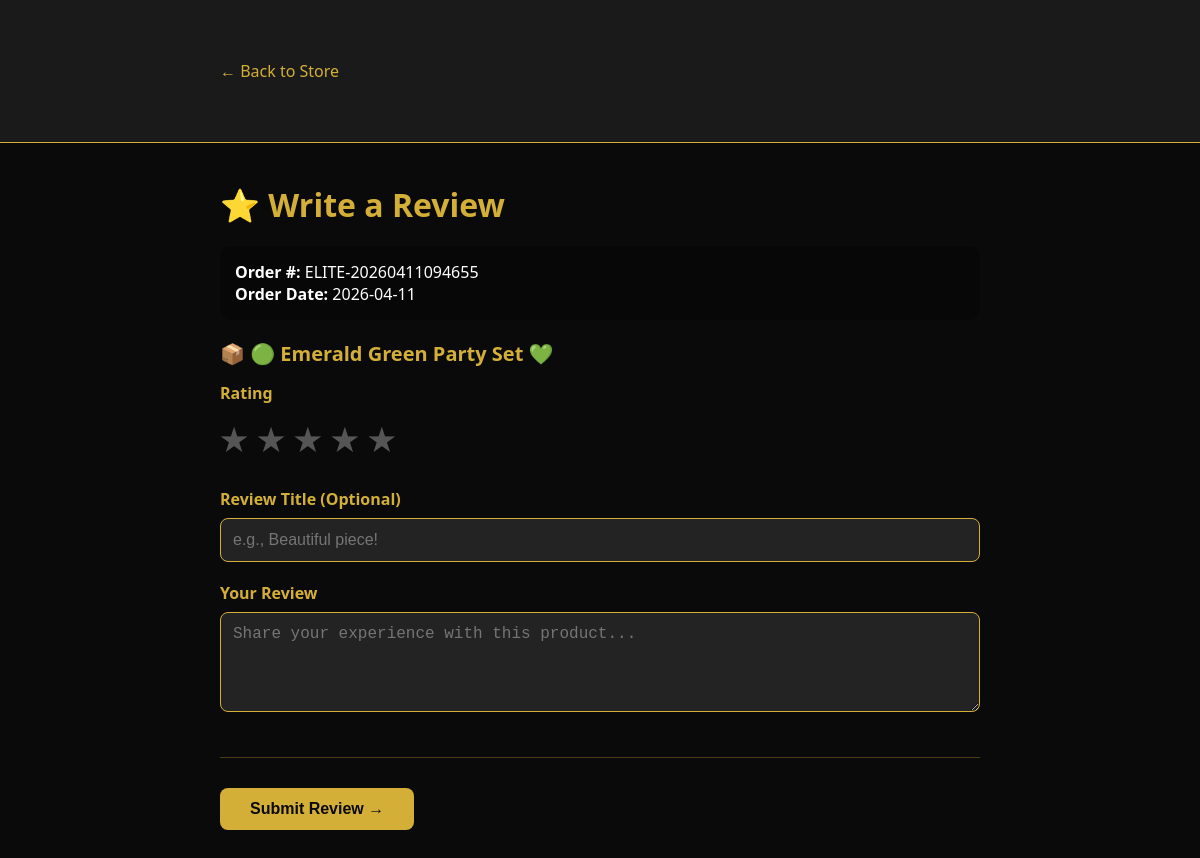
/write_review/5 (signed in), run on the app's committed database.
### tables this page shows
CREATE TABLE orders (
        id INTEGER PRIMARY KEY AUTOINCREMENT,
        order_number TEXT UNIQUE NOT NULL,
        user_id INTEGER,
        first_name TEXT NOT NULL,
        last_name TEXT NOT NULL,
        email TEXT NOT NULL,
        phone TEXT NOT NULL,
        address TEXT NOT NULL,
        landmark TEXT,
        city TEXT NOT NULL,
        postal_code TEXT,
        delivery_instructions TEXT,
        payment_method TEXT NOT NULL,
        total_amount REAL NOT NULL,
        status TEXT DEFAULT 'pending',
        payment_status TEXT DEFAULT 'pending',
        receipt_image TEXT,
        review_sent INTEGER DEFAULT 0,
        created_at TIMESTAMP DEFAULT CURRENT_TIMESTAMP, delivery_charge REAL DEFAULT 0, subtotal REAL DEFAULT 0,
        FOREIGN KEY (user_id) REFERENCES users(id));

CREATE TABLE order_items (
        id INTEGER PRIMARY KEY AUTOINCREMENT,
        order_id INTEGER NOT NULL,
        product_id INTEGER NOT NULL,
        product_name TEXT NOT NULL,
        quantity INTEGER NOT NULL,
        price REAL NOT NULL,
        FOREIGN KEY (order_id) REFERENCES orders(id),
        FOREIGN KEY (product_id) REFERENCES products(id));

### app.py (the view, shortened to what this page needs)
@app.route('/write_review/<int:order_id>', methods=['GET', 'POST'])
@user_login_required
def write_review(order_id):
    conn = get_db()
    order = conn.execute('SELECT * FROM orders WHERE id = ? AND user_id = ?',
                        (order_id, session.get('user_id'))).fetchone()
    if not order:
        flash('Order not found!', 'error')
        return redirect(url_for('my_orders'))
    order_items = conn.execute('SELECT * FROM order_items WHERE order_id = ?', (order_id,)).fetchall()
    conn.close()
    return render_template('write_review.html', order=order, order_items=order_items)

### app.py (called while the page is built)
def get_db():
    conn = sqlite3.connect('jewelry.db')
    conn.row_factory = sqlite3.Row
    return conn

def user_login_required(f):
    @wraps(f)
    def decorated_function(*args, **kwargs):
        if not session.get('user_id'):
            flash('Please login or create an account to continue!', 'error')
            return redirect(url_for('user_login'))
        return f(*args, **kwargs)
    return decorated_function

### templates/write_review.html (shortened to what this page needs)
<!DOCTYPE html>
<html lang="en">
<head>
</head>
<body>
    <div class="header">
        <div class="container"><a href="/" style="color: #d4af37; text-decoration: none;">← Back to Store</a></div>
    </div>
    <div class="container">
        <h1>⭐ Write a Review</h1>
        <div class="order-info">
            <p><strong>Order #:</strong> {{ order.order_number }}</p>
            <p><strong>Order Date:</strong> {{ order.created_at[:10] }}</p>
        </div>
        <form method="POST">
            {% for item in order_items %}
            <div class="product-item">
                <h2>📦 {{ item.product_name }}</h2>
                <div class="form-group">
                    <label>Rating</label>
                    <div class="star-rating">
                        <label for="star5-{{ item.id }}">★</label>
                        <label for="star4-{{ item.id }}">★</label>
                        <label for="star3-{{ item.id }}">★</label>
                        <label for="star2-{{ item.id }}">★</label>
                        <label for="star1-{{ item.id }}">★</label>
                    </div>
                </div>
                <div class="form-group">
                    <label>Review Title (Optional)</label>
                    <input type="text" name="title" placeholder="e.g., Beautiful piece!">
                </div>
                <div class="form-group">
                    <label>Your Review</label>
                    <textarea name="comment" required placeholder="Share your experience with this product..."></textarea>
                </div>
            </div>
            {% endfor %}
            <button type="submit">Submit Review →</button>
        </form>
    </div>
</body>
</html>

### templates/write_review.html (style rules this page uses)
* { margin: 0; padding: 0; box-sizing: border-box; }
body { font-family: 'Segoe UI', Tahoma, Geneva, Verdana, sans-serif; background: #0a0a0a; color: white; }
.header { background: #1a1a1a; padding: 20px; border-bottom: 1px solid #d4af37; }
.container { max-width: 800px; margin: 40px auto; padding: 0 20px; }
h1 { color: #d4af37; margin-bottom: 20px; }
h2 { color: #d4af37; font-size: 20px; margin-bottom: 15px; }
.order-info { background: rgba(0,0,0,0.3); padding: 15px; border-radius: 10px; margin-bottom: 20px; }
.product-item { margin-bottom: 30px; padding-bottom: 20px; border-bottom: 1px solid rgba(212,175,55,0.3); }
.star-rating { display: flex; flex-direction: row-reverse; justify-content: flex-end; gap: 10px; margin: 15px 0; }
.star-rating label { font-size: 30px; color: #555; cursor: pointer; transition: all 0.2s; }
.form-group { margin-bottom: 20px; }
label { display: block; margin-bottom: 8px; color: #d4af37; font-weight: bold; }
input, textarea { width: 100%; padding: 12px; background: rgba(255,255,255,0.1); border: 1px solid #d4af37; border-radius: 8px; color: white; font-size: 16px; }
textarea { resize: vertical; min-height: 100px; }
button { padding: 12px 30px; background: #d4af37; color: #0a0a0a; border: none; border-radius: 8px; font-size: 16px; font-weight: bold; cursor: pointer; transition: all 0.3s; }

### data on the page
orders: order_number "ELITE-20260411094655", created_at "2026-04-11"
order_items: product_name "🟢 Emerald Green Party Set 💚"
